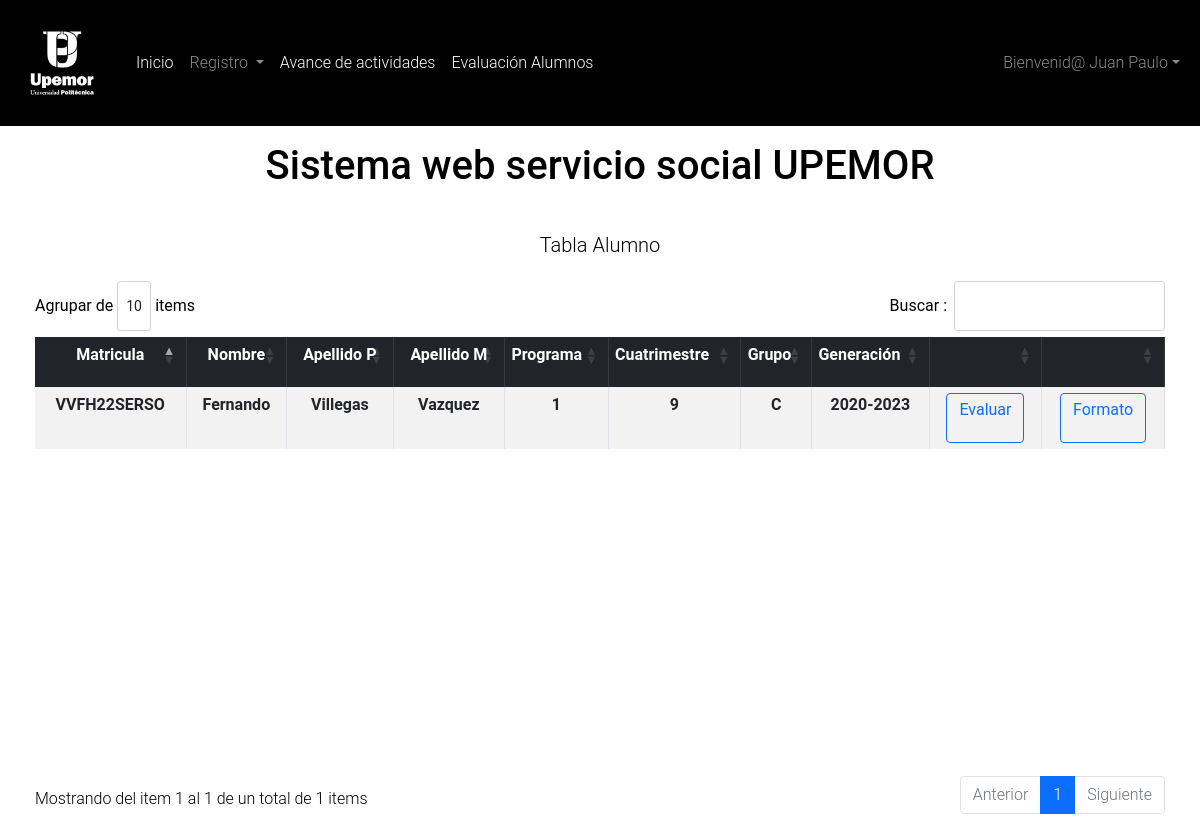
The page /vista/evaluacionAlumno.php (signed in) on the database its author committed.
### tables this page shows
CREATE TABLE `imagenes` (
  `idImg` int(11) NOT NULL AUTO_INCREMENT,
  `descripcion` varchar(50) DEFAULT NULL,
  `lugarImg` varchar(30) DEFAULT NULL,
  `estado` tinyint(4) DEFAULT NULL,
  `foto` varchar(200) DEFAULT NULL,
  PRIMARY KEY (`idImg`)
);

CREATE TABLE `altalumno` (
  `idAlta` int(11) NOT NULL AUTO_INCREMENT,
  `matriculaProfesor` varchar(50) DEFAULT NULL,
  `matriculaAlumno` varchar(50) DEFAULT NULL,
  `estadoliberacion` int(11) DEFAULT NULL,
  PRIMARY KEY (`idAlta`),
  KEY `matriculaProfesor` (`matriculaProfesor`),
  KEY `matriculaAlumno` (`matriculaAlumno`),
  CONSTRAINT `altalumno_ibfk_1` FOREIGN KEY (`matriculaProfesor`) REFERENCES `profesores` (`matriculaProfesor`),
  CONSTRAINT `altalumno_ibfk_2` FOREIGN KEY (`matriculaAlumno`) REFERENCES `alumnos` (`matriculaAlumno`) ON DELETE SET NULL ON UPDATE CASCADE
);

CREATE TABLE `alumnos` (
  `matriculaAlumno` varchar(50) NOT NULL,
  `nombreAlumno` varchar(50) DEFAULT NULL,
  `apellidoPpaterno` varchar(30) DEFAULT NULL,
  `apellidoMaterno` varchar(30) DEFAULT NULL,
  `correAlumno` varchar(50) DEFAULT NULL,
  `passwordAlumno` varchar(100) DEFAULT NULL,
  `fechaInicio` date DEFAULT NULL,
  `fechaFin` date DEFAULT NULL,
  `telefonoAlumno` varchar(50) DEFAULT NULL,
  `genero` varchar(10) DEFAULT NULL,
  `proceso` varchar(50) DEFAULT NULL,
  `idPrograma` int(11) DEFAULT NULL,
  `cuatrimestre` int(11) DEFAULT NULL,
  `grupo` varchar(1) DEFAULT NULL,
  `generacion` varchar(50) DEFAULT NULL,
  `rol` int(11) DEFAULT NULL,
  PRIMARY KEY (`matriculaAlumno`),
  KEY `idPrograma` (`idPrograma`),
  CONSTRAINT `alumnos_ibfk_1` FOREIGN KEY (`idPrograma`) REFERENCES `programaeducativo` (`idPrograma`)
);

### vista/evaluacionAlumno.php (the view, shortened to what this page needs)
<!doctype html>
<?php
  require("../conexion/connect_db.php");
  $val = $_SESSION['matriculaProfesor'];
  $sql="SELECT *FROM altalumno INNER JOIN alumnos ON alumnos.matriculaAlumno = altalumno.matriculaAlumno WHERE matriculaProfesor = '$val' AND estadoliberacion = '1'";
  $query=mysqli_query($mysqli,$sql);
  $resultAll = mysqli_query($mysqli," SELECT foto FROM imagenes WHERE estado = '1' && lugarImg = 'Logotipo' ORDER BY idImg DESC LIMIT 1 ");
  $rowData = mysqli_fetch_array($resultAll);
?>
<html lang="en">
  <head>
    <link rel="stylesheet" href="https://cdn.datatables.net/1.10.20/css/dataTables.bootstrap4.min.css">
    <link href="https://cdn.jsdelivr.net/npm/bootstrap@5.0.2/dist/css/bootstrap.min.css" rel="stylesheet">
    <link rel="stylesheet" href="../vista/style/estilos.css" />
  </head>
  <body class="">
    <nav class="navbar navbar-expand-lg navbar navbar-dark bg-dark">
      <div class="container-fluid">
        <a class="navbar-brand" href="#">
          <img src="<?php echo $rowData['foto']; ?>" alt="logo" width="100">
        </a>
        <div class="collapse navbar-collapse" id="navbarSupportedContent">
          <ul class="navbar-nav me-auto mb-2 mb-lg-0">
            <li class="nav-item">
              <a class="nav-link active" aria-current="page" href="../vista/indexDocente.php">Inicio</a>
            </li>
            <li class="nav-item dropdown">
              <a class="nav-link dropdown-toggle" href="#" id="navbarDropdown" role="button" data-bs-toggle="dropdown" aria-expanded="false">
                Registro
              </a>
            </li>
            <li class="nav-item">
              <a class="nav-link active" aria-current="page" href="../vista/avanceActividades.php">Avance de actividades</a>
            </li>
            <li class="nav-item">
              <a class="nav-link active" aria-current="page" href="../control/evaluacionAlumno.php">Evaluación Alumnos</a>
            </li>
            </ul>
          <ul class="navbar-nav">
              <li class="nav-item dropdown">
              <a class="nav-link dropdown-toggle" href="#" id="navbarDropdown" role="button" data-bs-toggle="dropdown" aria-expanded="false">Bienvenid@ <?php echo $_SESSION['nombreProfesor'] ?></a>
        </div>
      </div>
    </nav>
    <h1 class="font-weight-bold mb-4 p-3 text-center">Sistema web servicio social UPEMOR</h1>
    <p style="text-align: center; font-size: 20px; ">Tabla Alumno</p>
    <div class="container" style="margin-top: 5px;padding: 5px">
    <table id="tablax" class="table table-striped table-bordered">
        <thead class="table-dark table-borderless">
            <th style="text-align: center;">Matricula</th>
            <th style="text-align: center">Nombre</th>
            <th style="text-align: center">Apellido P</th>
            <th style="text-align: center">Apellido M</th>
            <th>Programa</th>
            <th>Cuatrimestre</th>
            <th>Grupo</th>
            <th>Generación</th>
            <th style="text-align: center"></th>
            <th style="text-align: center"></th>
        </thead>
        <tbody>
            <?php while($row=mysqli_fetch_array($query)){ ?>
            <tr>
              <th style="text-align: center"><?php  echo $row['matriculaAlumno']?></th>
              <th style="text-align: center"><?php  echo $row['nombreAlumno']?></th>
              <th style="text-align: center"><?php  echo $row['apellidoPpaterno']?></th>
              <th style="text-align: center"><?php  echo $row['apellidoMaterno']?></th>
              <th style="text-align: center"><?php  echo $row['idPrograma']?></th>
              <th style="text-align: center"><?php  echo $row['cuatrimestre']?></th>
              <th style="text-align: center"><?php  echo $row['grupo']?></th>
              <th style="text-align: center"><?php  echo $row['generacion']?></th>
              <th style="text-align: center"><a href="../vista/evaluarAlumno.php?id=<?php echo $row['matriculaAlumno'] ?>" class="btn btn-outline-primary" onclick="return confirmarEvaluar()">Evaluar</a></th>
              <th style="text-align: center"><a href="../vista/formatoEvaluacionAlu.php?id=<?php echo $row['matriculaAlumno'] ?>" class="btn btn-outline-primary" onclick="return confirmarActualizaAlu()">Formato</a></th>
            </tr>
            <?php } ?>
            </tbody>
    </table>
    </div>
  </body>
</html>

### vista/style/estilos.css (style rules this page uses)
:root { --dark: #000000; --dark-x: #1e2126; }
body { font-family: 'Roboto', sans-serif; font-weight: 300; color: var(--light); }
.bg-dark { background-color: var(--dark) !important; }
.form-control, .btn { min-height: 3.125rem; line-height: initial; }
* { box-sizing: border-box; }

### vista/evaluacionAlumno.php (style rules this page uses)
th,td { padding: 0.4rem !important; }

### rows shown on the page
imagenes: foto (picture)
altalumno: matriculaAlumno.matriculaAlumno "VVFH22SERSO", matriculaAlumno.nombreAlumno "Fernando", matriculaAlumno.apellidoPpaterno "Villegas", matriculaAlumno.apellidoMaterno "Vazquez", matriculaAlumno.idPrograma "1", matriculaAlumno.cuatrimestre "9", matriculaAlumno.grupo "C", matriculaAlumno.generacion "2020-2023"

### other values the page prints
$_SESSION['nombreProfesor'] "Juan Paulo"
